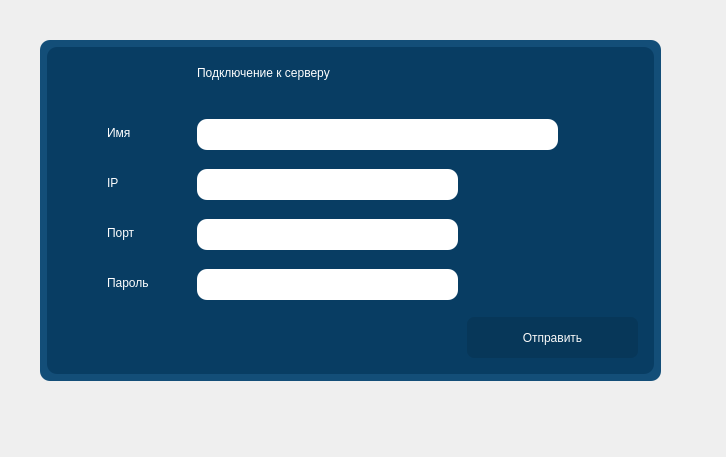
<?xml version="1.0" encoding="UTF-8"?>
<ui version="4.0">
 <class>Form</class>
 <widget class="QWidget" name="Form">
  <property name="geometry">
   <rect>
    <x>0</x>
    <y>0</y>
    <width>726</width>
    <height>457</height>
   </rect>
  </property>
  <property name="windowTitle">
   <string>Form</string>
  </property>
  <widget class="QFrame" name="frame_2">
   <property name="geometry">
    <rect>
     <x>40</x>
     <y>40</y>
     <width>621</width>
     <height>341</height>
    </rect>
   </property>
   <property name="styleSheet">
    <string notr="true">QFrame{
    border-radius: 10px;
	background-color: #134e78;
}</string>
   </property>
   <property name="frameShape">
    <enum>QFrame::StyledPanel</enum>
   </property>
   <property name="frameShadow">
    <enum>QFrame::Raised</enum>
   </property>
   <widget class="QFrame" name="frame">
    <property name="geometry">
     <rect>
      <x>7</x>
      <y>7</y>
      <width>607</width>
      <height>327</height>
     </rect>
    </property>
    <property name="styleSheet">
     <string notr="true">QFrame{
    border-radius: 10px;
	background-color: #083d63;
}</string>
    </property>
    <property name="frameShape">
     <enum>QFrame::StyledPanel</enum>
    </property>
    <property name="frameShadow">
     <enum>QFrame::Raised</enum>
    </property>
    <widget class="QLineEdit" name="name_line">
     <property name="geometry">
      <rect>
       <x>150</x>
       <y>72</y>
       <width>361</width>
       <height>31</height>
      </rect>
     </property>
     <property name="styleSheet">
      <string notr="true">QLineEdit{
	border-radius: 10px;
	background-color: #fff;
    font: 12pt &quot;Sitka Small&quot;;
}</string>
     </property>
     <property name="text">
      <string/>
     </property>
    </widget>
    <widget class="QLineEdit" name="ip_line">
     <property name="geometry">
      <rect>
       <x>150</x>
       <y>122</y>
       <width>261</width>
       <height>31</height>
      </rect>
     </property>
     <property name="styleSheet">
      <string notr="true">QLineEdit{
	border-radius: 10px;
	background-color: #fff;
    font: 12pt &quot;Sitka Small&quot;;
}</string>
     </property>
    </widget>
    <widget class="QLineEdit" name="port_line">
     <property name="geometry">
      <rect>
       <x>150</x>
       <y>172</y>
       <width>261</width>
       <height>31</height>
      </rect>
     </property>
     <property name="styleSheet">
      <string notr="true">QLineEdit{
	border-radius: 10px;
	background-color: #fff;
    font: 12pt &quot;Sitka Small&quot;;
}</string>
     </property>
    </widget>
    <widget class="QLineEdit" name="server_password_line">
     <property name="geometry">
      <rect>
       <x>150</x>
       <y>222</y>
       <width>261</width>
       <height>31</height>
      </rect>
     </property>
     <property name="styleSheet">
      <string notr="true">QLineEdit{
	border-radius: 10px;
	background-color: #fff;
    font: 12pt &quot;Sitka Small&quot;;
}</string>
     </property>
     <property name="text">
      <string/>
     </property>
    </widget>
    <widget class="QPushButton" name="push_data">
     <property name="geometry">
      <rect>
       <x>420</x>
       <y>270</y>
       <width>171</width>
       <height>41</height>
      </rect>
     </property>
     <property name="styleSheet">
      <string notr="true">QPushButton {
	font: 12pt &quot;Sitka Small&quot;;
    border: none;
    border-radius: 7px;
	background-color:  #073759;
    color: rgb(250, 250, 250);
}
QPushButton:hover{
	background-color: #0a3d61;
}
QPushButton:pressed{
	background-color: #0c5487;
}

</string>
     </property>
     <property name="text">
      <string>Отправить</string>
     </property>
    </widget>
    <widget class="QLabel" name="label">
     <property name="geometry">
      <rect>
       <x>150</x>
       <y>0</y>
       <width>311</width>
       <height>51</height>
      </rect>
     </property>
     <property name="styleSheet">
      <string notr="true">QLabel{
    font: 18pt &quot;Sitka Small&quot;;
    color: #fff;
}</string>
     </property>
     <property name="text">
      <string>Подключение к серверу</string>
     </property>
    </widget>
    <widget class="QLabel" name="label_2">
     <property name="geometry">
      <rect>
       <x>60</x>
       <y>60</y>
       <width>71</width>
       <height>51</height>
      </rect>
     </property>
     <property name="styleSheet">
      <string notr="true">QLabel{
    font: 15pt &quot;Sitka Small&quot;;
    color: #fff;
}</string>
     </property>
     <property name="text">
      <string>Имя</string>
     </property>
    </widget>
    <widget class="QLabel" name="label_3">
     <property name="geometry">
      <rect>
       <x>60</x>
       <y>110</y>
       <width>71</width>
       <height>51</height>
      </rect>
     </property>
     <property name="styleSheet">
      <string notr="true">QLabel{
    font: 15pt &quot;Sitka Small&quot;;
    color: #fff;
}</string>
     </property>
     <property name="text">
      <string>IP</string>
     </property>
    </widget>
    <widget class="QLabel" name="label_4">
     <property name="geometry">
      <rect>
       <x>60</x>
       <y>160</y>
       <width>71</width>
       <height>51</height>
      </rect>
     </property>
     <property name="styleSheet">
      <string notr="true">QLabel{
    font: 15pt &quot;Sitka Small&quot;;
    color: #fff;
}</string>
     </property>
     <property name="text">
      <string>Порт</string>
     </property>
    </widget>
    <widget class="QLabel" name="label_5">
     <property name="geometry">
      <rect>
       <x>60</x>
       <y>210</y>
       <width>81</width>
       <height>51</height>
      </rect>
     </property>
     <property name="styleSheet">
      <string notr="true">QLabel{
    font: 15pt &quot;Sitka Small&quot;;
    color: #fff;
}</string>
     </property>
     <property name="text">
      <string>Пароль</string>
     </property>
    </widget>
   </widget>
  </widget>
 </widget>
 <resources/>
 <connections/>
</ui>
